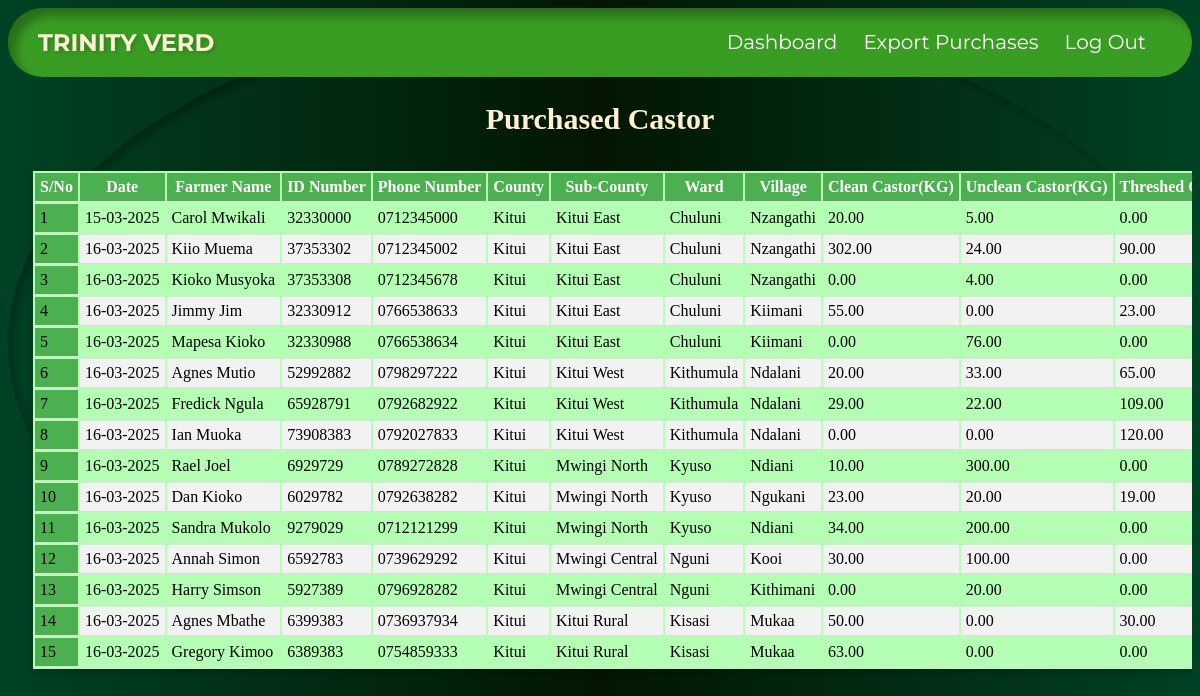
Before: /purchases/purchased (signed in) with the older database file.
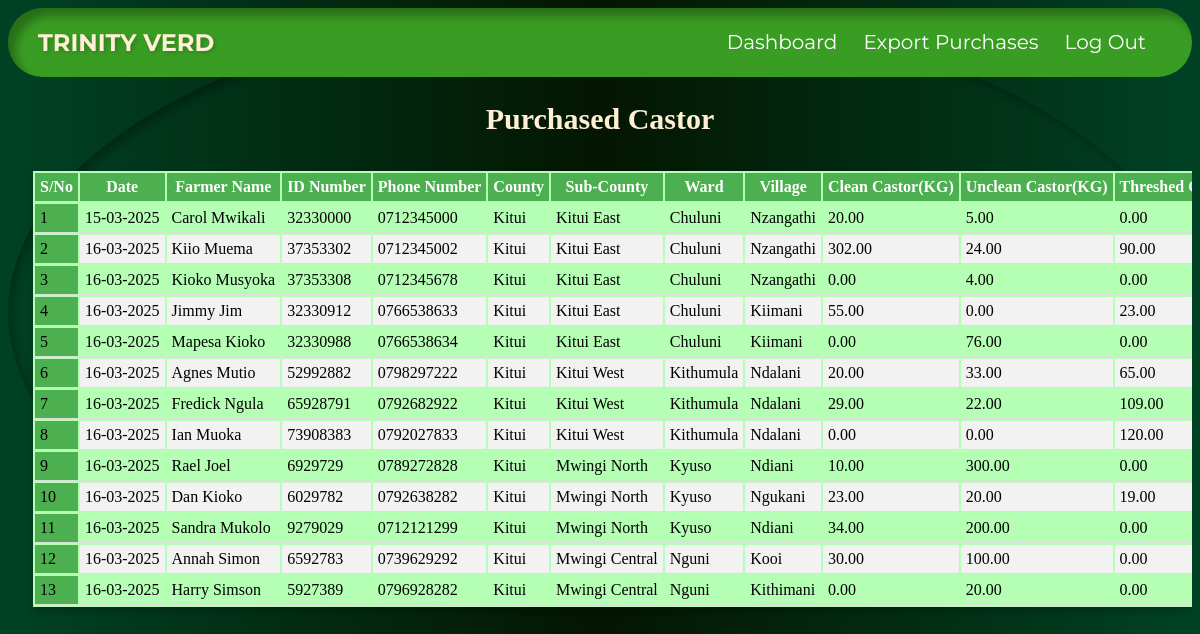
After: the same page with the newer database file.
### purchases/models.py (models this page shows, shortened)
class Purchases(models.Model):
    COUNTY_CHOICES = [
        ('Kitui', 'Kitui'),
        ('Makueni', 'Makueni'),
    ]
    purchased_on = models.DateTimeField(auto_now_add=True)
    farmer_id = models.AutoField(primary_key=True)
    farmer_name = models.CharField(max_length=255)
    id_number = models.CharField(max_length=15, unique=True, error_messages={'unique': 'ID Number already exists'})
    phone_number = models.CharField(max_length=10, validators=[phone_validator], unique=True, error_messages={'unique': 'Phone Number Number already exists'})
    county = models.CharField(max_length=100, choices=COUNTY_CHOICES)
    sub_county = models.ForeignKey(SubCounty, on_delete=models.CASCADE, related_name="purchase_data")
    ward = models.CharField(max_length=50)
    village = models.CharField(max_length=50)
    clean_castor = models.DecimalField(max_digits=5, decimal_places=2)
    husk_castor = models.DecimalField(max_digits=5, decimal_places=2)
    threshed_castor = models.DecimalField(max_digits=5, decimal_places=2)
    field_officer = models.ForeignKey("authentication.UserProfile", on_delete=models.CASCADE, related_name="purchases_fielddata", limit_choices_to={'role': 'field_officer'})

### authentication/models.py (models this page shows)
class SubCounty(models.Model):
    name = models.CharField(max_length=100, unique=True)
    def __str__(self):
        return str(self.name)

### purchases/views.py (the view)
# urls.py: path('purchased', views.purchased, name = 'purchased'),
@login_required
def purchased(request):
    user_profile = request.user.userprofile
    if user_profile.role == "Field Officer":
        data = Purchases.objects.filter(field_officer=user_profile)
    elif user_profile.role == "supervisor":
        data = Purchases.objects.filter(sub_county__in=user_profile.sub_county.all())
    elif user_profile.role == "Project Manager":
        data = Purchases.objects.all()
    else:
        data = Purchases.objects.none()
    return render(request, "purchased.html", {"data": data})

### authentication/models.py (called while the page is built)
    def __str__(self):
        return str(self.user.username)

### purchases/templates/purchased.html (shortened to what this page needs)
{% load static %}
<!DOCTYPE html>
<html lang="en">
<head>
    <link rel="stylesheet" href="https://cdnjs.cloudflare.com/ajax/libs/font-awesome/6.4.2/css/all.min.css">
    <link rel="stylesheet" href="https://unpkg.com/aos@next/dist/aos.css">
    <link rel="stylesheet" type="text/css" href="{% static 'css/index.css' %}">
</head>
<body>
<header class="nav-menu sticky">
    <h2>TRINITY VERD</h2>
    <ul id="navLinks" class="nav-links">
        <li><button onclick="location.href='{% url 'dashboard' %}'">Dashboard</button></li>
        <li><button onclick="location.href='{% url 'export_purchases' %}'">Export Purchases</button></li>
        <li><button onclick="location.href='{% url 'logout' %}'">Log Out</button></li>
    </ul>
</header>
<section class="purchased-section" id="home">
    <h2>Purchased Castor</h2>
    <div class="table-responsive">
    <table class="table table-bordered">
        <thead>
        <tr>
            <th>S/No</th>
            <th>Date</th>
            <th>Farmer Name</th>
            <th>ID Number</th>
            <th>Phone Number</th>
            <th>County</th>
            <th>Sub-County</th>
            <th>Ward</th>
            <th>Village</th>
            <th>Clean Castor(KG)</th>
            <th>Unclean Castor(KG)</th>
            <th>Threshed Castor(KG)</th>
        </tr>
        </thead>
        <tbody>
        {% for record in data %}
        <tr>
            <td>{{ forloop.counter }}</td>
            <td>{{ record.purchased_on | date:"d-m-Y" }}</td>
            <td>{{ record.farmer_name }}</td>
            <td>{{ record.id_number }}</td>
            <td>{{ record.phone_number }}</td>
            <td>{{ record.county }}</td>
            <td>{{ record.sub_county }}</td>
            <td>{{ record.ward }}</td>
            <td>{{ record.village }}</td>
            <td>{{ record.clean_castor }}</td>
            <td>{{ record.husk_castor }}</td>
            <td>{{ record.threshed_castor }}</td>
        </tr>
        {% empty %}
        <tr>
            <td colspan="5">No farmers found</td>
        </tr>
        {% endfor %}
        </tbody>
    </table>
</div>
</section>
</body>
</html>

### static/css/index.css (style rules this page uses)
html { scroll-behavior: smooth; margin: 0; }
body { border-radius: 60%; box-shadow: inset 5px 5px 10px rgba(0, 0, 0, 0.3); max-width: 1300px; height: 100%; background: linear-gradient(90deg, #004225 0%, #041601 50%, #004225 100%); animation: moveShine 3s linear infinite; overflow-x: hidden; }
header { display: flex; }
.nav-menu { position: relative; display: flex; gap: 20px; justify-content: space-between; align-items: center; z-index: 1000; background: #3a9d23; border-radius: 50px; box-shadow: inset 8px 8px 10px rgba(0, 0, 0, 0.3); }
.nav-menu h2 { font-family:"Montserrat", sans-serif; text-shadow: 2px 2px 4px rgba(0, 0, 0, 0.2); padding-left: 30px; color: papayawhip; cursor: pointer; }
.nav-links { padding-right: 30px; list-style: none; }
.nav-links li { display: inline-block; cursor: pointer; margin-right: 10px; }
.nav-links button { font-family:"Montserrat", sans-serif; text-decoration: none; color: white; font-size: 20px; background: none; border: none; cursor: pointer; }
.sticky { position: sticky; top: 0; }

### purchases/templates/purchased.html (style rules this page uses)
.purchased-section h2 { text-align: center; color: papayawhip; font-size: 30px; }
.table-responsive { display: block; overflow-x: auto; overflow-y: auto; max-width: 100%; max-height: 800px; white-space: nowrap; padding: 10px 10px; margin-left: 15px; margin-bottom: 25px; }
.table { background: linear-gradient(to bottom, #b5ffb4, #b5ffb4); box-shadow: 0 4px 8px rgba(0, 0, 0, 0.2); }
.table tr { padding: 5px 5px; }
.table td, .table th { padding: 5px 5px; border-bottom: 1px solid #ddd; }
.table th { background-color: #4caf50; color: white; }
.table td:first-child { position: sticky; left: 0; background-color: #4caf50; z-index: 10; }
tr:nth-child(even) { background-color: #f2f2f2; }

Changed rows visible on the page:
removed Purchases: purchased_on "16-03-2025", farmer_name "Agnes Mbathe", id_number "6399383", phone_number "0736937934", county "Kitui", sub_county "Kitui Rural", ward "Kisasi", village "Mukaa", clean_castor "50.00", husk_castor "0.00", threshed_castor "30.00"
removed Purchases: purchased_on "16-03-2025", farmer_name "Gregory Kimoo", id_number "6389383", phone_number "0754859333", county "Kitui", sub_county "Kitui Rural", ward "Kisasi", village "Mukaa", clean_castor "63.00", husk_castor "0.00", threshed_castor "0.00"
